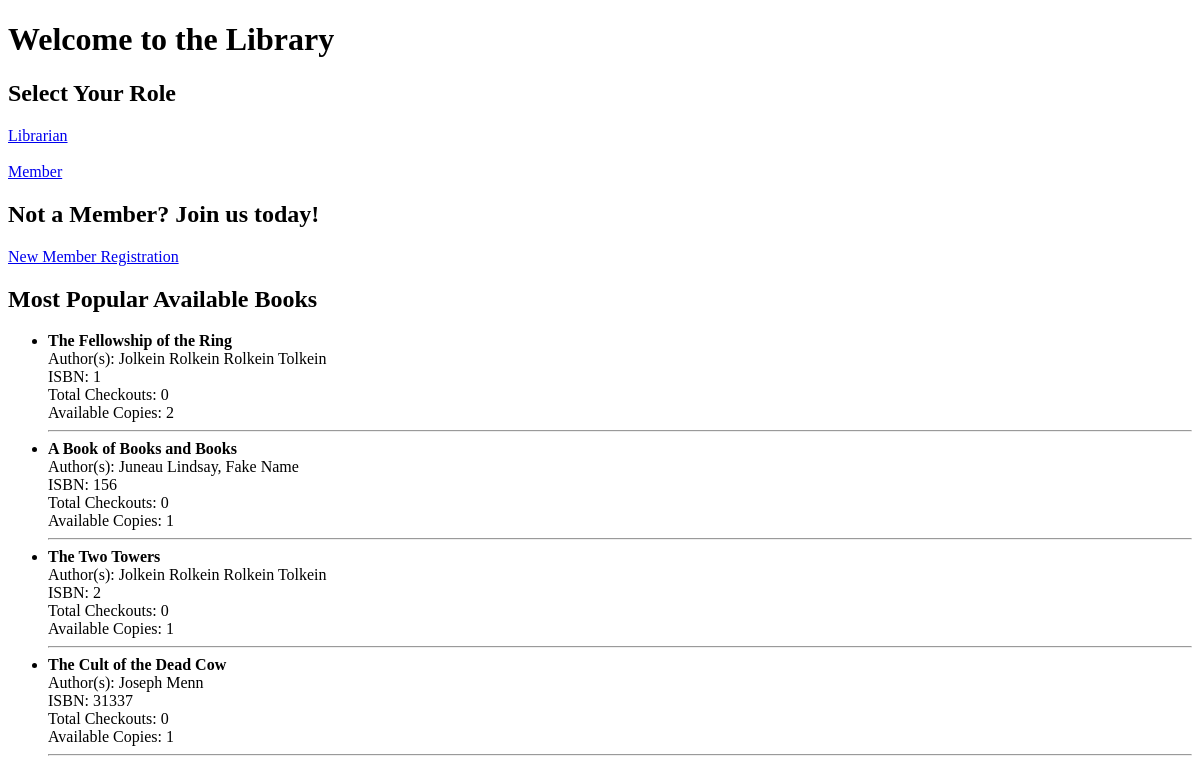
Before: / with the older database file.
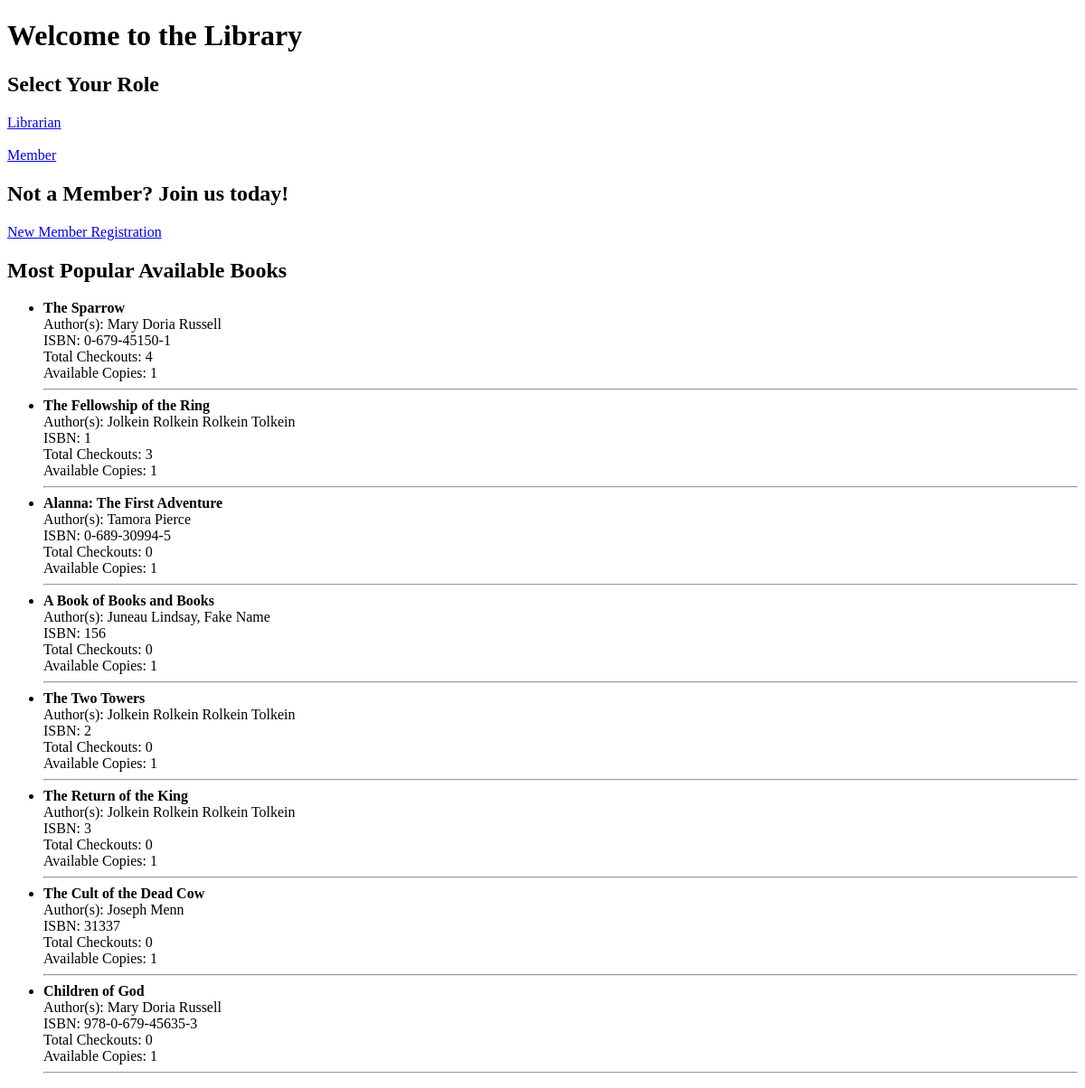
After: the same page with the newer database file.
### tables this page shows
CREATE TABLE Books (
            ISBN TEXT PRIMARY KEY,
            Title TEXT NOT NULL,
            Date_Pub TEXT,
            Publisher TEXT,
            Genre TEXT,
            Description TEXT
        );

### app.py (the view)
@app.route('/')
def index():
    conn = get_db_connection()
    popular_books = conn.execute("""
        SELECT * FROM PopularBooks
        ORDER BY Total_Checkouts DESC
        LIMIT 10
    """).fetchall()
    conn.close()
    return render_template('index.html', popular_books=popular_books)

### app.py (called while the page is built)
def get_db_connection():
    conn = sqlite3.connect('database.db')
    conn.row_factory = sqlite3.Row
    return conn

### templates/index.html (shortened to what this page needs)
<!DOCTYPE html>
<html>
<head>
</head>
<body>
    <h1>Welcome to the Library</h1>
    <h2>Select Your Role</h2>
    <a href="/librarian">Librarian</a><br><br>
    <a href="/member">Member</a>
    <h2>Not a Member? Join us today!</h2>
    <a href="/add_member">New Member Registration</a><br>
    <h2>Most Popular Available Books</h2>
    {% if popular_books %}
        <ul>
            {% for book in popular_books %}
                <li>
                    <strong>{{ book['Title'] }}</strong><br>
                    Author(s): {{ book['Authors'] }}<br>
                    ISBN: {{ book['ISBN'] }}<br>
                    Total Checkouts: {{ book['Total_Checkouts'] }}<br>
                    Available Copies: {{ book['Available_Copies'] }}
                </li>
                <hr>
            {% endfor %}
        </ul>
    {% else %}
        <p>No popular books available.</p>
    {% endif %}
</body>
</html>

Changed rows visible on the page:
added Books: Title "The Sparrow", Authors "Mary Doria Russell", ISBN "0-679-45150-1", Total_Checkouts "4", Available_Copies "1"
computed for Books "The Fellowship of the Ring": Total_Checkouts "0" → "3"; Available_Copies "2" → "1"
added Books: Title "Alanna: The First Adventure", Authors "Tamora Pierce", ISBN "0-689-30994-5", Total_Checkouts "0", Available_Copies "1"
added Books: Title "The Return of the King", Authors "Jolkein Rolkein Rolkein Tolkein", ISBN "3", Total_Checkouts "0", Available_Copies "1"
added Books: Title "Children of God", Authors "Mary Doria Russell", ISBN "978-0-679-45635-3", Total_Checkouts "0", Available_Copies "1"
